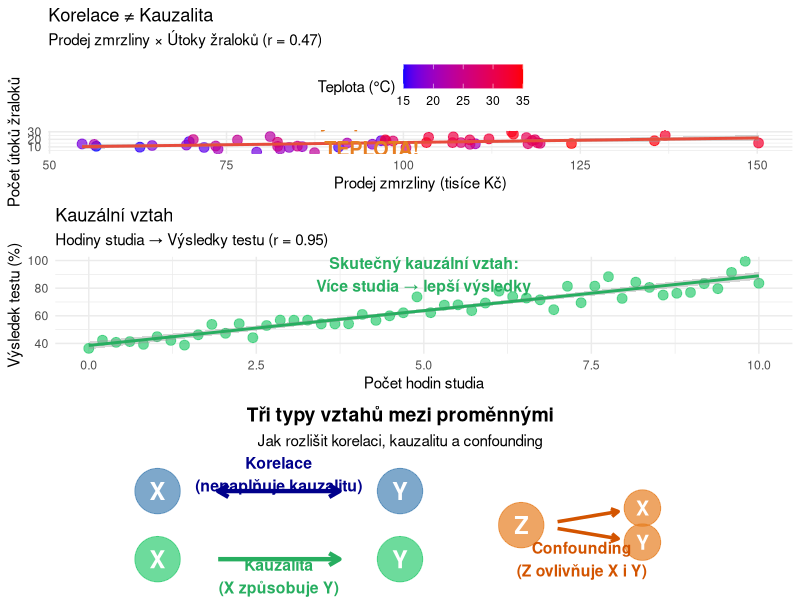

R code for this plot:
## ---- chunk 1
#| label: fig-correlation-vs-causation
#| fig-cap: "Korelace vs Kauzalita: Klasické příklady"
#| warning: false
#| fig-height: 12

library(ggplot2)
library(gridExtra)

set.seed(123)

# 1. Zmrzlina a žraloci (spurious correlation)
# Skrytá proměnná: teplota
teplota <- seq(15, 35, length.out = 50)
zmrzlina <- 20 + 3 * teplota + rnorm(50, 0, 15)
zraloci <- 2 + 0.5 * teplota + rnorm(50, 0, 5)
data_spurious <- data.frame(teplota, zmrzlina, zraloci)

p1 <- ggplot(data_spurious, aes(x = zmrzlina, y = zraloci)) +
  geom_point(aes(color = teplota), size = 3, alpha = 0.7) +
  geom_smooth(method = "lm", se = TRUE, color = "#E74C3C") +
  scale_color_gradient(low = "blue", high = "red",
                       name = "Teplota (°C)") +
  labs(
    title = "Korelace ≠ Kauzalita",
    subtitle = sprintf("Prodej zmrzliny × Útoky žraloků (r = %.2f)",
                       cor(zmrzlina, zraloci)),
    x = "Prodej zmrzliny (tisíce Kč)",
    y = "Počet útoků žraloků"
  ) +
  annotate("text", x = mean(zmrzlina), y = max(zraloci) * 0.9,
           label = "Skrytá proměnná:\nTEPLOTA!",
           color = "#E67E22", fontface = "bold", size = 5) +
  theme_minimal() +
  theme(legend.position = "top")

# 2. Skutečná kauzalita: Studium a výsledky
hodiny_studia <- seq(0, 10, length.out = 50)
vysledky <- 40 + 5 * hodiny_studia + rnorm(50, 0, 5)
data_causal <- data.frame(hodiny_studia, vysledky)

p2 <- ggplot(data_causal, aes(x = hodiny_studia, y = vysledky)) +
  geom_point(color = "#2ECC71", size = 3, alpha = 0.7) +
  geom_smooth(method = "lm", se = TRUE, color = "#27AE60") +
  labs(
    title = "Kauzální vztah",
    subtitle = sprintf("Hodiny studia → Výsledky testu (r = %.2f)",
                       cor(hodiny_studia, vysledky)),
    x = "Počet hodin studia",
    y = "Výsledek testu (%)"
  ) +
  annotate("text", x = 5, y = 90,
           label = "Skutečný kauzální vztah:\nVíce studia → lepší výsledky",
           color = "#27AE60", fontface = "bold", size = 4) +
  theme_minimal()

# 3. Diagram znázorňující rozdíl
# Vytvoření diagramu
diagram_data <- data.frame(
  x = c(1, 3, 5, 1, 3, 5, 2, 4),
  y = c(3, 3, 3, 1, 1, 1, 2, 2),
  label = c("X", "Y", "Korelace\nX ↔ Y", "X", "Y", "Kauzalita\nX → Y", "Z", "Z"),
  type = c(rep("Korelace", 3), rep("Kauzalita", 3), rep("Confounding", 2))
)

p3 <- ggplot() +
  # Korelace
  annotate("point", x = 1, y = 3, size = 15, color = "steelblue", alpha = 0.7) +
  annotate("point", x = 3, y = 3, size = 15, color = "steelblue", alpha = 0.7) +
  annotate("text", x = 1, y = 3, label = "X", fontface = "bold", size = 6, color = "white") +
  annotate("text", x = 3, y = 3, label = "Y", fontface = "bold", size = 6, color = "white") +
  annotate("segment", x = 1.5, xend = 2.5, y = 3, yend = 3,
           arrow = arrow(length = unit(0.3, "cm"), ends = "both"),
           size = 1.5, color = "darkblue") +
  annotate("text", x = 2, y = 3.5, label = "Korelace\n(nenaplňuje kauzalitu)",
           fontface = "bold", color = "darkblue", size = 4) +

  # Kauzalita
  annotate("point", x = 1, y = 1, size = 15, color = "#2ECC71", alpha = 0.7) +
  annotate("point", x = 3, y = 1, size = 15, color = "#2ECC71", alpha = 0.7) +
  annotate("text", x = 1, y = 1, label = "X", fontface = "bold", size = 6, color = "white") +
  annotate("text", x = 3, y = 1, label = "Y", fontface = "bold", size = 6, color = "white") +
  annotate("segment", x = 1.5, xend = 2.5, y = 1, yend = 1,
           arrow = arrow(length = unit(0.3, "cm")),
           size = 1.5, color = "#27AE60") +
  annotate("text", x = 2, y = 0.5, label = "Kauzalita\n(X způsobuje Y)",
           fontface = "bold", color = "#27AE60", size = 4) +

  # Confounding
  annotate("point", x = 4, y = 2, size = 15, color = "#E67E22", alpha = 0.7) +
  annotate("point", x = 5, y = 2.5, size = 12, color = "#E67E22", alpha = 0.7) +
  annotate("point", x = 5, y = 1.5, size = 12, color = "#E67E22", alpha = 0.7) +
  annotate("text", x = 4, y = 2, label = "Z", fontface = "bold", size = 6, color = "white") +
  annotate("text", x = 5, y = 2.5, label = "X", fontface = "bold", size = 5, color = "white") +
  annotate("text", x = 5, y = 1.5, label = "Y", fontface = "bold", size = 5, color = "white") +
  annotate("segment", x = 4.3, xend = 4.8, y = 2.1, yend = 2.4,
           arrow = arrow(length = unit(0.2, "cm")),
           size = 1.2, color = "#D35400") +
  annotate("segment", x = 4.3, xend = 4.8, y = 1.9, yend = 1.6,
           arrow = arrow(length = unit(0.2, "cm")),
           size = 1.2, color = "#D35400") +
  annotate("text", x = 4.5, y = 1, label = "Confounding\n(Z ovlivňuje X i Y)",
           fontface = "bold", color = "#D35400", size = 4) +

  xlim(0, 6) +
  ylim(0, 4) +
  labs(
    title = "Tři typy vztahů mezi proměnnými",
    subtitle = "Jak rozlišit korelaci, kauzalitu a confounding"
  ) +
  theme_void() +
  theme(
    plot.title = element_text(hjust = 0.5, face = "bold", size = 14),
    plot.subtitle = element_text(hjust = 0.5, size = 11)
  )

gridExtra::grid.arrange(p1, p2, p3, ncol = 1)
